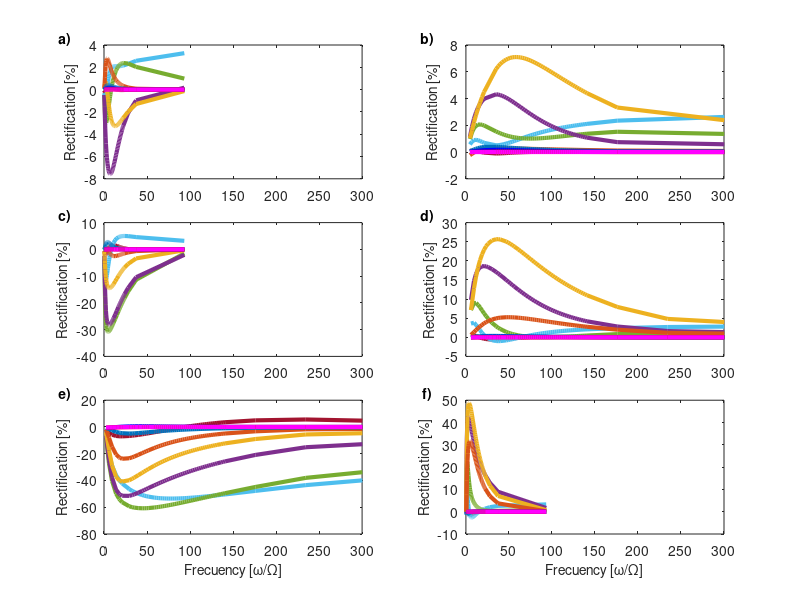

MATLAB code to generate this figure:
%%%%%%%%%%%%%%%%%%%%Editar Grafico%%%%%%%%%%%%%%%%%%%%%%%%%%%%%%%%%%%
lw = 3; %LineWidth
mz = 7; %MarkSize
fz = 10; %FontSize

%%%%%%%%%%%%%%%%%%%%%%%Posiciones de medición$$$$$$$$$$$$$$$$$$$$$$$$$
x0=[1/200,1/200,1/200,1/200,1/200,1/200,1/200,1/200,1/200,1/200,1/200];
y1=[0,20/200,40/200,60/200,80/200,100/200,120/200,140/200,160/200,180/200,200/200];

%%%%%%%%%%%%%%%%%%%  Gráfico Triangulo 0.25  %%%%%%%%%%%%%%%%%%%%%%%
subplot(6,2,[1,3])
Array=csvread('salida - Triangulo - 0.25.csv');
A = Array(:, 4);

AB = (Array(:, 5)- Array(:, 24))
AC = max(Array(:, 5))
AD = max(Array(:, 24))
AE = max(AC,AD)

BB = (Array(:, 6)- Array(:, 23))
BC = max(Array(:, 6))
BD = max(Array(:, 23))
BE = max(BC,BD)

CB = (Array(:, 7)- Array(:, 22))
CC = max(Array(:, 7))
CD = max(Array(:, 22))
CE = max(CC,CD)

DB = (Array(:, 8)- Array(:, 21))
DC = max(Array(:, 8))
DD = max(Array(:, 21))
DE = max(DC,DD)

EB = (Array(:, 9)- Array(:, 20))
EC = max(Array(:, 9))
ED = max(Array(:, 20))
EE = max(EC,ED)

FB = (Array(:, 10)- Array(:, 19))
FC = max(Array(:, 10))
FD = max(Array(:, 19))
FE = max(FC,FD)

GB = (Array(:, 11)- Array(:, 18))
GC = max(Array(:, 11))
GD = max(Array(:, 18))
GE = max(GC,GD)

HB = (Array(:, 12)- Array(:, 17))
HC = max(Array(:, 12))
HD = max(Array(:, 17))
HE = max(HC,HD)

IB = (Array(:, 13)- Array(:, 16))
IC = max(Array(:, 13))
ID = max(Array(:, 16))
IE = max(IC,ID)

JB = (Array(:, 14)- Array(:, 15))
JC = max(Array(:, 14))
JD = max(Array(:, 15))
JE = max(JC,JD)

plot(A, (AB/AE)*100,'LineWidth',lw,'color','#A2142F','MarkerSize',mz)

hold on
plot(A, (BB/BE)*100, 'LineWidth',lw,'color','#4DBEEE','MarkerSize',mz)
plot(A, (CB/CE)*100, 'LineWidth',lw,'color','#77AC30','MarkerSize',mz)
plot(A, (DB/DE)*100, 'LineWidth',lw,'color','#7E2F8E','MarkerSize',mz)
plot(A, (EB/EE)*100, 'LineWidth',lw,'color','#EDB120','MarkerSize',mz)
plot(A, (FB/FE)*100, 'LineWidth',lw,'color','#D95319','MarkerSize',mz)
plot(A, (GB/GE)*100, 'LineWidth',lw,'color','#0072BD','MarkerSize',mz)
plot(A, (HB/HE)*100, 'LineWidth',lw,'color','b','MarkerSize',mz)
plot(A, (IB/IE)*100, 'LineWidth',lw,'color','r','MarkerSize',mz)
plot(A, (JB/JE)*100, 'LineWidth',lw,'color','m','MarkerSize',mz)
hold off

xlim([0 300])
%xlabel('Frecuency[1/s]')
ylabel('Rectification [%]','FontSize',fz)
t = title('a)', 'Units', 'normalized', 'Position', [-0.15, 1, 0],'FontSize',fz); % Set Title with correct Position

%%%%%%%%%%%%%%%%%%%  Gráfico Medialuna 0.25  %%%%%%%%%%%%%%%%%%%%%%%
subplot(6,2,[2,4])
Array1=csvread('salida - Medialuna - 0.25.csv');
A1 = Array1(:, 4);

AB1 = (Array1(:, 5)- Array1(:, 24))
AC1 = max(Array1(:, 5))
AD1 = max(Array1(:, 24))
AE1 = max(AC1,AD1)

BB1 = (Array1(:, 6)- Array1(:, 23))
BC1 = max(Array1(:, 6))
BD1 = max(Array1(:, 23))
BE1 = max(BC1,BD1)

CB1 = (Array1(:, 7)- Array1(:, 22))
CC1 = max(Array1(:, 7))
CD1 = max(Array1(:, 22))
CE1 = max(CC1,CD1)

DB1 = (Array1(:, 8)- Array1(:, 21))
DC1 = max(Array1(:, 8))
DD1 = max(Array1(:, 21))
DE1 = max(DC1,DD1)

EB1 = (Array1(:, 9)- Array1(:, 20))
EC1 = max(Array1(:, 9))
ED1 = max(Array1(:, 20))
EE1 = max(EC1,ED1)

FB1 = (Array1(:, 10)- Array1(:, 19))
FC1 = max(Array1(:, 10))
FD1 = max(Array1(:, 19))
FE1 = max(FC1,FD1)

GB1 = (Array1(:, 11)- Array1(:, 18))
GC1 = max(Array1(:, 11))
GD1 = max(Array1(:, 18))
GE1 = max(GC1,GD1)

HB1 = (Array1(:, 12)- Array1(:, 17))
HC1 = max(Array1(:, 12))
HD1 = max(Array1(:, 17))
HE1 = max(HC1,HD1)

IB1 = (Array1(:, 13)- Array1(:, 16))
IC1 = max(Array1(:, 13))
ID1 = max(Array1(:, 16))
IE1 = max(IC1,ID1)

JB1 = (Array1(:, 14)- Array1(:, 15))
JC1 = max(Array1(:, 14))
JD1 = max(Array1(:, 15))
JE1 = max(JC1,JD1)

plot(A1, (AB1/AE1)*100,'LineWidth',lw,'color','#A2142F','MarkerSize',mz)

hold on
plot(A1, (BB1/BE1)*100, 'LineWidth',lw,'color','#4DBEEE','MarkerSize',mz)
plot(A1, (CB1/CE1)*100, 'LineWidth',lw,'color','#77AC30','MarkerSize',mz)
plot(A1, (DB1/DE1)*100, 'LineWidth',lw,'color','#7E2F8E','MarkerSize',mz)
plot(A1, (EB1/EE1)*100, 'LineWidth',lw,'color','#EDB120','MarkerSize',mz)
plot(A1, (FB1/FE1)*100, 'LineWidth',lw,'color','#D95319','MarkerSize',mz)
plot(A1, (GB1/GE1)*100, 'LineWidth',lw,'color','#0072BD','MarkerSize',mz)
plot(A1, (HB1/HE1)*100, 'LineWidth',lw,'color','b','MarkerSize',mz)
plot(A1, (IB1/IE1)*100, 'LineWidth',lw,'color','r','MarkerSize',mz)
plot(A1, (JB1/JE1)*100, 'LineWidth',lw,'color','m','MarkerSize',mz)
hold off
xlim([0 300])
%xlabel('Frecuency[1/s]')
ylabel('Rectification [%]','FontSize',fz)
t = title('b)', 'Units', 'normalized', 'Position', [-0.15, 1, 0],'FontSize',fz); % Set Title with correct Position

%%%%%%%%%%%%%%%%%%%  Gráfico Triangulo 0.5  %%%%%%%%%%%%%%%%%%%%%%%
subplot(6,2,[5,7])
Array2=csvread('salida - Triangulo - 0.5.csv');
A2 = Array2(:, 4);

AB2 = (Array2(:, 5)- Array2(:, 24))
AC2 = max(Array2(:, 5))
AD2 = max(Array2(:, 24))
AE2 = max(AC2,AD2)

BB2 = (Array2(:, 6)- Array2(:, 23))
BC2 = max(Array2(:, 6))
BD2 = max(Array2(:, 23))
BE2 = max(BC2,BD2)

CB2 = (Array2(:, 7)- Array2(:, 22))
CC2 = max(Array2(:, 7))
CD2 = max(Array2(:, 22))
CE2 = max(CC2,CD2)

DB2 = (Array2(:, 8)- Array2(:, 21))
DC2 = max(Array2(:, 8))
DD2 = max(Array2(:, 21))
DE2 = max(DC2,DD2)

EB2 = (Array2(:, 9)- Array2(:, 20))
EC2 = max(Array2(:, 9))
ED2 = max(Array2(:, 20))
EE2 = max(EC2,ED2)

FB2 = (Array2(:, 10)- Array2(:, 19))
FC2 = max(Array2(:, 10))
FD2 = max(Array2(:, 19))
FE2 = max(FC2,FD2)

GB2 = (Array2(:, 11)- Array2(:, 18))
GC2 = max(Array2(:, 11))
GD2 = max(Array2(:, 18))
GE2 = max(GC2,GD2)

HB2 = (Array2(:, 12)- Array2(:, 17))
HC2 = max(Array2(:, 12))
HD2 = max(Array2(:, 17))
HE2 = max(HC2,HD2)

IB2 = (Array2(:, 13)- Array2(:, 16))
IC2 = max(Array2(:, 13))
ID2 = max(Array2(:, 16))
IE2 = max(IC2,ID2)

JB2 = (Array2(:, 14)- Array2(:, 15))
JC2 = max(Array2(:, 14))
JD2 = max(Array2(:, 15))
JE2 = max(JC2,JD2)

plot(A2, (AB2/AE2)*100,'LineWidth',lw,'color','#A2142F','MarkerSize',mz)

hold on
plot(A2, (BB2/BE2)*100, 'LineWidth',lw,'color','#4DBEEE','MarkerSize',mz)
plot(A2, (CB2/CE2)*100, 'LineWidth',lw,'color','#77AC30','MarkerSize',mz)
plot(A2, (DB2/DE2)*100, 'LineWidth',lw,'color','#7E2F8E','MarkerSize',mz)
plot(A2, (EB2/EE2)*100, 'LineWidth',lw,'color','#EDB120','MarkerSize',mz)
plot(A2, (FB2/FE2)*100, 'LineWidth',lw,'color','#D95319','MarkerSize',mz)
plot(A2, (GB2/GE2)*100, 'LineWidth',lw,'color','#0072BD','MarkerSize',mz)
plot(A2, (HB2/HE2)*100, 'LineWidth',lw,'color','b','MarkerSize',mz)
plot(A2, (IB2/IE2)*100, 'LineWidth',lw,'color','r','MarkerSize',mz)
plot(A2, (JB2/JE2)*100, 'LineWidth',lw,'color','m','MarkerSize',mz)
hold off
xlim([0 300])
%xlabel('Frecuency[1/s]')
ylabel('Rectification [%]','FontSize',fz)
t = title('c)', 'Units', 'normalized', 'Position', [-0.15, 1, 0],'FontSize',fz); % Set Title with correct Position

%%%%%%%%%%%%%%%%%%%  Gráfico Medialuna 0.5  %%%%%%%%%%%%%%%%%%%%%%%
subplot(6,2,[6,8])
Array3=csvread('salida - Medialuna - 0.5.csv');
A3 = Array3(:, 4);

AB3 = (Array3(:, 5)- Array3(:, 24))
AC3 = max(Array3(:, 5))
AD3 = max(Array3(:, 24))
AE3 = max(AC3,AD3)

BB3 = (Array3(:, 6)- Array3(:, 23))
BC3 = max(Array3(:, 6))
BD3 = max(Array3(:, 23))
BE3 = max(BC3,BD3)

CB3 = (Array3(:, 7)- Array3(:, 22))
CC3 = max(Array3(:, 7))
CD3 = max(Array3(:, 22))
CE3 = max(CC3,CD3)

DB3 = (Array3(:, 8)- Array3(:, 21))
DC3 = max(Array3(:, 8))
DD3 = max(Array3(:, 21))
DE3 = max(DC3,DD3)

EB3 = (Array3(:, 9)- Array3(:, 20))
EC3 = max(Array3(:, 9))
ED3 = max(Array3(:, 20))
EE3 = max(EC3,ED3)

FB3 = (Array3(:, 10)- Array3(:, 19))
FC3 = max(Array3(:, 10))
FD3 = max(Array3(:, 19))
FE3 = max(FC3,FD3)

GB3 = (Array3(:, 11)- Array3(:, 18))
GC3 = max(Array3(:, 11))
GD3 = max(Array3(:, 18))
GE3 = max(GC3,GD3)

HB3 = (Array3(:, 12)- Array3(:, 17))
HC3 = max(Array3(:, 12))
HD3 = max(Array3(:, 17))
HE3 = max(HC3,HD3)

IB3 = (Array3(:, 13)- Array3(:, 16))
IC3 = max(Array3(:, 13))
ID3 = max(Array3(:, 16))
IE3 = max(IC3,ID3)

JB3 = (Array3(:, 14)- Array3(:, 15))
JC3 = max(Array3(:, 14))
JD3 = max(Array3(:, 15))
JE3 = max(JC3,JD3)

plot(A3, (AB3/AE3)*100, 'LineWidth',lw,'color','#A2142F','MarkerSize',mz)

hold on
plot(A3, (BB3/BE3)*100, 'LineWidth',lw,'color','#4DBEEE','MarkerSize',mz)
plot(A3, (CB3/CE3)*100, 'LineWidth',lw,'color','#77AC30','MarkerSize',mz)
plot(A3, (DB3/DE3)*100, 'LineWidth',lw,'color','#7E2F8E','MarkerSize',mz)
plot(A3, (EB3/EE3)*100, 'LineWidth',lw,'color','#EDB120','MarkerSize',mz)
plot(A3, (FB3/FE3)*100, 'LineWidth',lw,'color','#D95319','MarkerSize',mz)
plot(A3, (GB3/GE3)*100, 'LineWidth',lw,'color','#0072BD','MarkerSize',mz)
plot(A3, (HB3/HE3)*100, 'LineWidth',lw,'color','b','MarkerSize',mz)
plot(A3, (IB3/IE3)*100, 'LineWidth',lw,'color','r','MarkerSize',mz)
plot(A3, (JB3/JE3)*100, 'LineWidth',lw,'color','m','MarkerSize',mz)
hold off
xlim([0 300])
%xlabel('Frecuency[1/s]')
ylabel('Rectification [%]','FontSize',fz)
t = title('d)', 'Units', 'normalized', 'Position', [-0.15, 1, 0],'FontSize',fz); % Set Title with correct Position

%%%%%%%%%%%%%%%%%%%  Gráfico Triangulo 0.75  %%%%%%%%%%%%%%%%%%%%%%%
subplot(6,2,[9,11])
Array4=csvread('salida - Triangulo - 0.75.csv');
A4 = Array4(:, 4);

AB4 = (Array4(:, 5)- Array4(:, 24))
AC4 = max(Array4(:, 5))
AD4 = max(Array4(:, 24))
AE4 = max(AC4,AD4)

BB4 = (Array4(:, 6)- Array4(:, 23))
BC4 = max(Array4(:, 6))
BD4 = max(Array4(:, 23))
BE4 = max(BC4,BD4)

CB4 = (Array4(:, 7)- Array4(:, 22))
CC4 = max(Array4(:, 7))
CD4 = max(Array4(:, 22))
CE4 = max(CC4,CD4)

DB4 = (Array4(:, 8)- Array4(:, 21))
DC4 = max(Array4(:, 8))
DD4 = max(Array4(:, 21))
DE4 = max(DC4,DD4)

EB4 = (Array4(:, 9)- Array4(:, 20))
EC4 = max(Array4(:, 9))
ED4 = max(Array4(:, 20))
EE4 = max(EC4,ED4)

FB4 = (Array4(:, 10)- Array4(:, 19))
FC4 = max(Array4(:, 10))
FD4 = max(Array4(:, 19))
FE4 = max(FC4,FD4)

GB4 = (Array4(:, 11)- Array4(:, 18))
GC4 = max(Array4(:, 11))
GD4 = max(Array4(:, 18))
GE4 = max(GC4,GD4)

HB4 = (Array4(:, 12)- Array4(:, 17))
HC4 = max(Array4(:, 12))
HD4 = max(Array4(:, 17))
HE4 = max(HC4,HD4)

IB4 = (Array4(:, 13)- Array4(:, 16))
IC4 = max(Array4(:, 13))
ID4 = max(Array4(:, 16))
IE4 = max(IC4,ID4)

JB4 = (Array4(:, 14)- Array4(:, 15))
JC4 = max(Array4(:, 14))
JD4 = max(Array4(:, 15))
JE4 = max(JC4,JD4)

plot(A4, (AB4/AE4)*100, 'LineWidth',lw,'color','#A2142F','MarkerSize',mz)

hold on
plot(A4, (BB4/BE4)*100, 'LineWidth',lw,'color','#4DBEEE','MarkerSize',mz)
plot(A4, (CB4/CE4)*100, 'LineWidth',lw,'color','#77AC30','MarkerSize',mz)
plot(A4, (DB4/DE4)*100, 'LineWidth',lw,'color','#7E2F8E','MarkerSize',mz)
plot(A4, (EB4/EE4)*100, 'LineWidth',lw,'color','#EDB120','MarkerSize',mz)
plot(A4, (FB4/FE4)*100, 'LineWidth',lw,'color','#D95319','MarkerSize',mz)
plot(A4, (GB4/GE4)*100, 'LineWidth',lw,'color','#0072BD','MarkerSize',mz)
plot(A4, (HB4/HE4)*100, 'LineWidth',lw,'color','b','MarkerSize',mz)
plot(A4, (IB4/IE4)*100, 'LineWidth',lw,'color','r','MarkerSize',mz)
plot(A4, (JB4/JE4)*100, 'LineWidth',lw,'color','m','MarkerSize',mz)
hold off
xlim([0 300])
xlabel('Frecuency [\omega/\Omega]','FontSize',fz)
ylabel('Rectification [%]','FontSize',fz)
t = title('e)', 'Units', 'normalized', 'Position', [-0.15, 1, 0],'FontSize',fz); % Set Title with correct Position

%%%%%%%%%%%%%%%%%%%  Gráfico Medialuna 0.75  %%%%%%%%%%%%%%%%%%%%%%%
subplot(6,2,[10,12])
Array5=csvread('salida - Medialuna - 0.75.csv');
A5 = Array5(:, 4);

AB5 = (Array5(:, 5)- Array5(:, 24))
AC5 = max(Array5(:, 5))
AD5 = max(Array5(:, 24))
AE5 = max(AC5,AD5)

BB5 = (Array5(:, 6)- Array5(:, 23))
BC5 = max(Array5(:, 6))
BD5 = max(Array5(:, 23))
BE5 = max(BC5,BD5)

CB5 = (Array5(:, 7)- Array5(:, 22))
CC5 = max(Array5(:, 7))
CD5 = max(Array5(:, 22))
CE5 = max(CC5,CD5)

DB5 = (Array5(:, 8)- Array5(:, 21))
DC5 = max(Array5(:, 8))
DD5 = max(Array5(:, 21))
DE5 = max(DC5,DD5)

EB5 = (Array5(:, 9)- Array5(:, 20))
EC5 = max(Array5(:, 9))
ED5 = max(Array5(:, 20))
EE5 = max(EC5,ED5)

FB5 = (Array5(:, 10)- Array5(:, 19))
FC5 = max(Array5(:, 10))
FD5 = max(Array5(:, 19))
FE5 = max(FC5,FD5)

GB5 = (Array5(:, 11)- Array5(:, 18))
GC5 = max(Array5(:, 11))
GD5 = max(Array5(:, 18))
GE5 = max(GC5,GD5)

HB5 = (Array5(:, 12)- Array5(:, 17))
HC5 = max(Array5(:, 12))
HD5 = max(Array5(:, 17))
HE5 = max(HC5,HD5)

IB5 = (Array5(:, 13)- Array5(:, 16))
IC5 = max(Array5(:, 13))
ID5 = max(Array5(:, 16))
IE5 = max(IC5,ID5)

JB5 = (Array5(:, 14)- Array5(:, 15))
JC5 = max(Array5(:, 14))
JD5 = max(Array5(:, 15))
JE5 = max(JC5,JD5)

plot(A5, (AB5/AE5)*100,'LineWidth',lw,'color','#A2142F','MarkerSize',mz)

hold on
plot(A5, (BB5/BE5)*100, 'LineWidth',lw,'color','#4DBEEE','MarkerSize',mz)
plot(A5, (CB5/CE5)*100, 'LineWidth',lw,'color','#77AC30','MarkerSize',mz)
plot(A5, (DB5/DE5)*100, 'LineWidth',lw,'color','#7E2F8E','MarkerSize',mz)
plot(A5, (EB5/EE5)*100, 'LineWidth',lw,'color','#EDB120','MarkerSize',mz)
plot(A5, (FB5/FE5)*100, 'LineWidth',lw,'color','#D95319','MarkerSize',mz)
plot(A5, (GB5/GE5)*100, 'LineWidth',lw,'color','#0072BD','MarkerSize',mz)
plot(A5, (HB5/HE5)*100, 'LineWidth',lw,'color','b','MarkerSize',mz)
plot(A5, (IB5/IE5)*100, 'LineWidth',lw,'color','r','MarkerSize',mz)
plot(A5, (JB5/JE5)*100, 'LineWidth',lw,'color','m','MarkerSize',mz)
hold off
xlim([0 300])
xlabel('Frecuency [\omega/\Omega]','FontSize',fz)
ylabel('Rectification [%]','FontSize',fz)
t = title('f)', 'Units', 'normalized', 'Position', [-0.15, 1, 0],'FontSize',fz); % Set Title with correct Position

x0=10;
y0=10;
width=700;
height=700
set(gcf,'position',[x0,y0,width,height])

